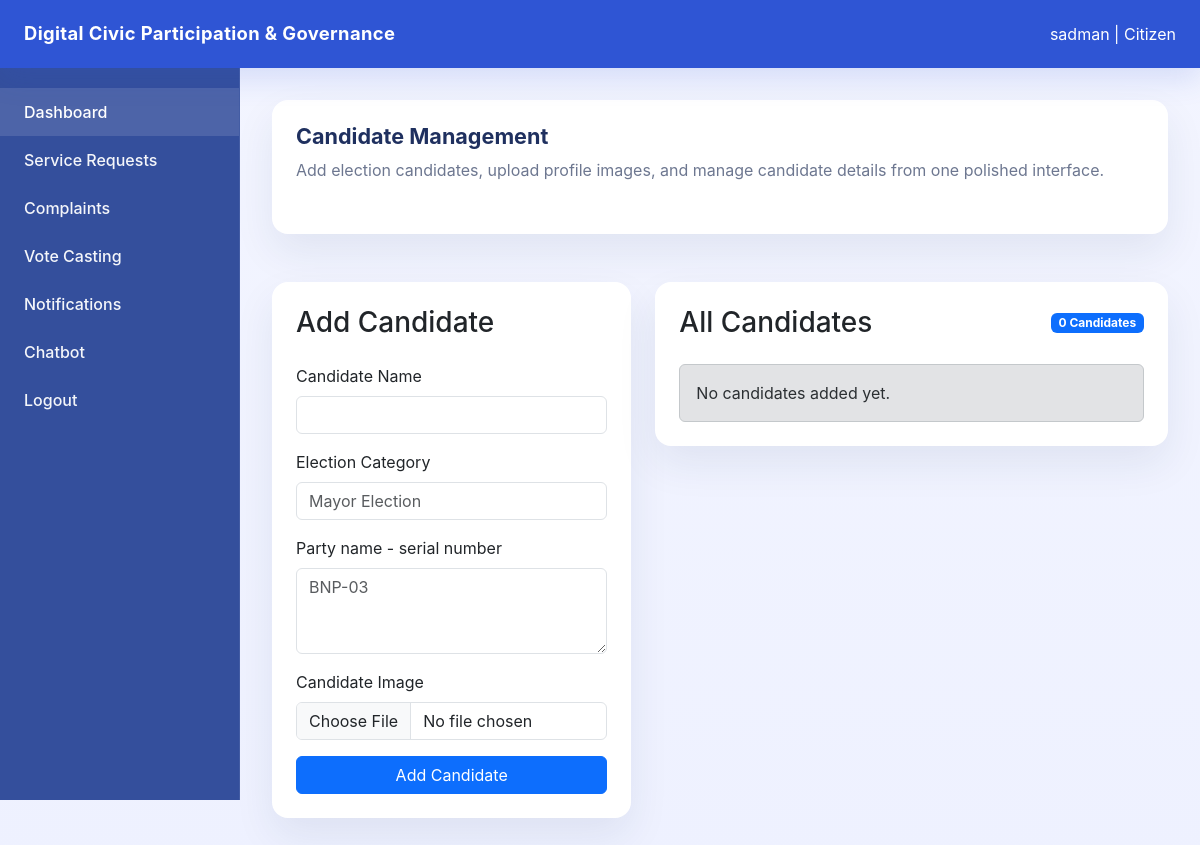
/candidates (signed in), run on an earlier commit of the app's database.
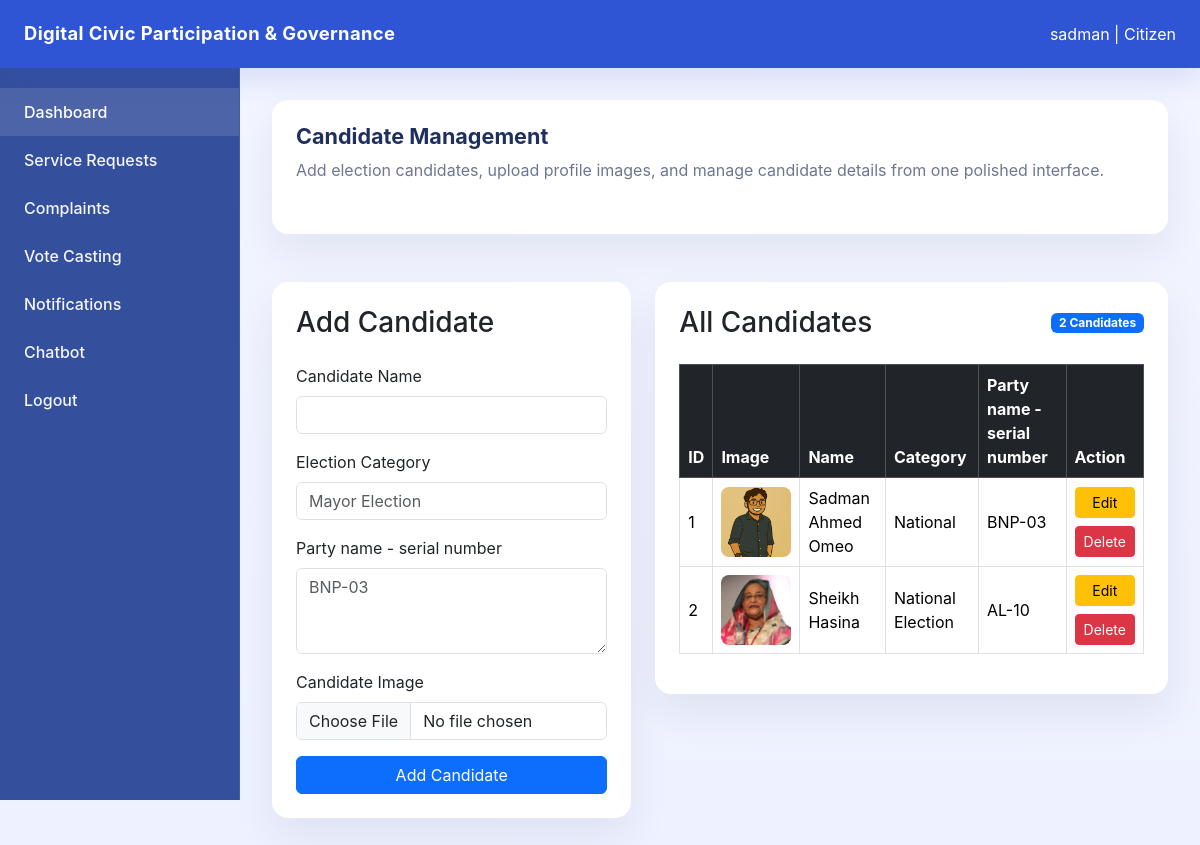
And on a later commit of the database.
### models/candidate.py (models this page shows)
class Candidate(db.Model):
    __tablename__ = "candidate"
    id = db.Column(db.Integer, primary_key=True)
    name = db.Column(db.String(100), nullable=False)
    category = db.Column(db.String(100), nullable=False)
    description = db.Column(db.String(500), nullable=True)
    image = db.Column(db.String(200), nullable=True)

### routes/candidate_routes.py (the view)
@c_bp.route("")
def candidates_page():
    candidates = Candidate.query.all()
    return render_template("candidates.html", candidates=candidates)

### app.py (called while the page is built)
@app.context_processor
def inject_notification_count():
    unread_notification_count = 0
    current_user = None  # added
    voter_id = session.get("user_id")
    if voter_id:  # added
        from models.voters import Voter  # added
        from models.notification import Notification
        current_user = Voter.query.get(voter_id)  # added
        unread_notification_count = Notification.query.filter_by(
            voter_id=voter_id,
            is_read=False
        ).count()
    return dict(unread_notification_count=unread_notification_count, current_user=current_user)

### templates/candidates.html (shortened to what the changed rows need)
{% extends "base.html" %}
{% block content %}
<div class="row g-4">
    <div class="col-12">
        <div class="card card-smooth p-4 mb-4">
            <div class="d-flex flex-column flex-md-row justify-content-between align-items-start gap-3">
                <div>
                    <h1 class="section-title mb-2">Candidate Management</h1>
                </div>
            </div>
        </div>
    </div>
    <div class="col-lg-7">
        <div class="card card-smooth">
            <div class="card-body p-4">
                <div class="d-flex justify-content-between align-items-center mb-4">
                    <h3 class="mb-0">All Candidates</h3>
                    <span class="badge bg-primary">{{ candidates|length }} Candidates</span>
                </div>
                {% if candidates %}
                    <div class="table-responsive">
                        <table class="table table-bordered table-hover align-middle">
                            <thead class="table-dark">
                                <tr>
                                    <th>ID</th>
                                    <th>Image</th>
                                    <th>Name</th>
                                    <th>Category</th>
                                    <th>Party name - serial number</th>
                                    <th>Action</th>
                                </tr>
                            </thead>
                            <tbody>
                                {% for c in candidates %}
                                    <tr>
                                        <td>{{ c.id }}</td>
                                        <td>
                                            {% if c.image %}
                                                <img src="{{ url_for('static', filename='uploads/' + c.image) }}" width="70" height="70" style="object-fit: cover; border-radius: 8px;">
                                            {% else %}
                                                <span class="text-muted">No Image</span>
                                            {% endif %}
                                        </td>
                                        <td>{{ c.name }}</td>
                                        <td>{{ c.category }}</td>
                                        <td>{{ c.description }}</td>
                                        <td>
                                            <div class="d-grid gap-2">
                                                <a href="{{ url_for('c_bp.edit_candidate_page', candidate_id=c.id) }}" class="btn btn-warning btn-sm">Edit</a>
                                                <form action="{{ url_for('c_bp.delete_candidate', candidate_id=c.id) }}" method="POST" onsubmit="return confirm('Are you sure you want to delete this candidate?');">
                                                    <button type="submit" class="btn btn-danger btn-sm">Delete</button>
                                                </form>
                                            </div>
                                        </td>
                                    </tr>
                                {% endfor %}
                            </tbody>
                        </table>
                    </div>
                {% else %}
                    <div class="alert alert-secondary mb-0">No candidates added yet.</div>
                {% endif %}
            </div>
        </div>
    </div>
</div>
{% endblock %}

What changed in the data, as far as the page shows it:
added Candidate: id "1", image (picture), name "Sadman Ahmed Omeo", category "National", description "BNP-03"
added Candidate: id "2", image (picture), name "Sheikh Hasina", category "National Election", description "AL-10"
Also different on the page:
{{ candidates|length }}: "0" → "2"
text no longer shown: "No candidates added yet."
text now shown: "ID Image Name Category Party name - serial number Action"
